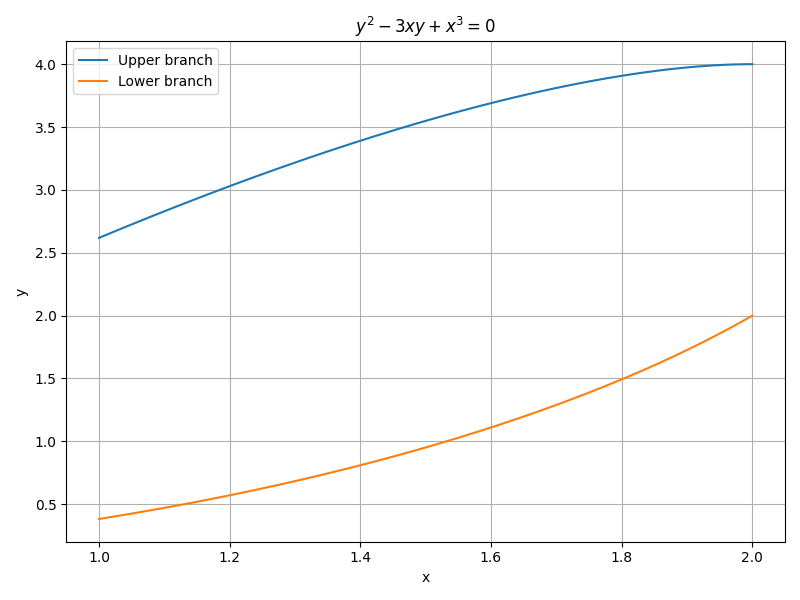

Here is the Python script that generated this plot:
import numpy as np
import matplotlib.pyplot as plt
from scipy.integrate import quad

#-------------------------------------------------------
# Upper and lower branches
#-------------------------------------------------------
def y_upper(x):
    return 0.5*x*(3 + np.sqrt(9 - 4*x))

def y_lower(x):
    return 0.5*x*(3 - np.sqrt(9 - 4*x))

#-------------------------------------------------------
# Derivatives
#-------------------------------------------------------
def dy_upper(x):
    s = np.sqrt(9 - 4*x)
    return (3 + s)/2 - x/s

def dy_lower(x):
    s = np.sqrt(9 - 4*x)
    return (3 - s)/2 + x/s

#-------------------------------------------------------
# Arc-length integrands
#-------------------------------------------------------
def integrand_upper(x):
    return np.sqrt(1 + dy_upper(x)**2)

def integrand_lower(x):
    return np.sqrt(1 + dy_lower(x)**2)

#-------------------------------------------------------
# Compute arc lengths
#-------------------------------------------------------
L_upper, err1 = quad(integrand_upper, 1, 2)
L_lower, err2 = quad(integrand_lower, 1, 2)

print()
print("Arc Lengths")
print("----------------------------")
print(f"Upper branch = {L_upper:.10f}")
print(f"Lower branch = {L_lower:.10f}")

#-------------------------------------------------------
# Table
#-------------------------------------------------------
print("\nTable of Values")
print("-"*65)
print(f"{'x':>5} {'Upper y':>12} {'Lower y':>12} {'Upper dy/dx':>14} {'Lower dy/dx':>14}")

xs = np.arange(1.0, 2.01, 0.1)

for x in xs:
    print(f"{x:5.1f}"
          f"{y_upper(x):12.6f}"
          f"{y_lower(x):12.6f}"
          f"{dy_upper(x):14.6f}"
          f"{dy_lower(x):14.6f}")

#-------------------------------------------------------
# Plot
#-------------------------------------------------------
x = np.linspace(1,2,400)

plt.figure(figsize=(8,6))
plt.plot(x, y_upper(x), label='Upper branch')
plt.plot(x, y_lower(x), label='Lower branch')

plt.title(r'$y^2-3xy+x^3=0$')
plt.xlabel('x')
plt.ylabel('y')
plt.grid(True)
plt.legend()
plt.tight_layout()
plt.show()
